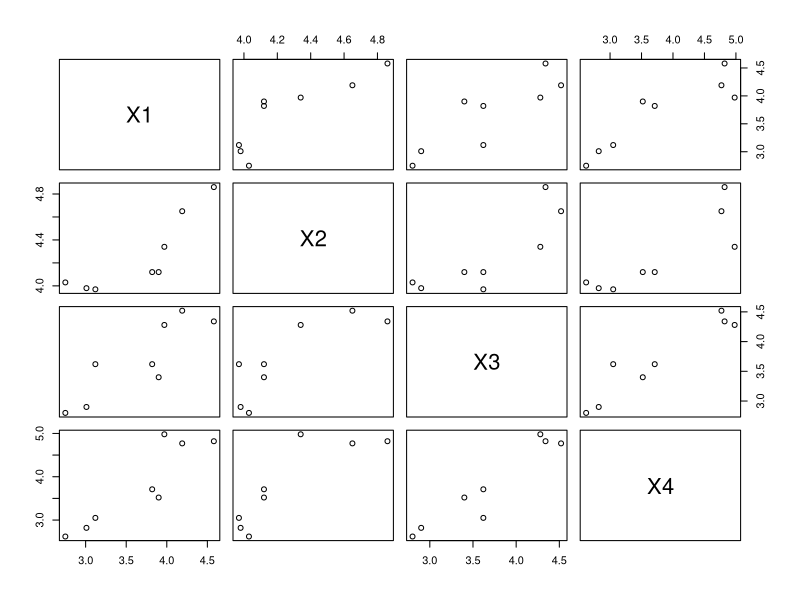

The R source for this figure:
## ---- chunk 1
# Exemplo


## ---- chunk 2
# Importação dos dados

#install.packages("readxl")
library(readxl)

coxinha <- read_excel("coxinha.xlsx")

summary(coxinha) # resumo numérico
class(coxinha)
## ---- chunk 3
# Matriz de Covariâncias Amostral (S)

S <- cov(coxinha)
S
## ---- chunk 4
# Matriz de Correlações

R <- cor(coxinha)
R

## ---- chunk 5
# Gráficos de Dispersão
plot(coxinha)
## ---- chunk 6
# Decomposição da Matriz de Covariâncias

D <- eigen(S)
sum(D$values)  #variância total (soma das variâncias)
## ---- chunk 7
# Variância Generalizada

det(S)
## ---- chunk 8
# Desvio-Padrão Generalizado

sqrt(det(S))
## ---- chunk 9
# Autovalores

D$values
## ---- chunk 10
# Autovetores

D$vectors
